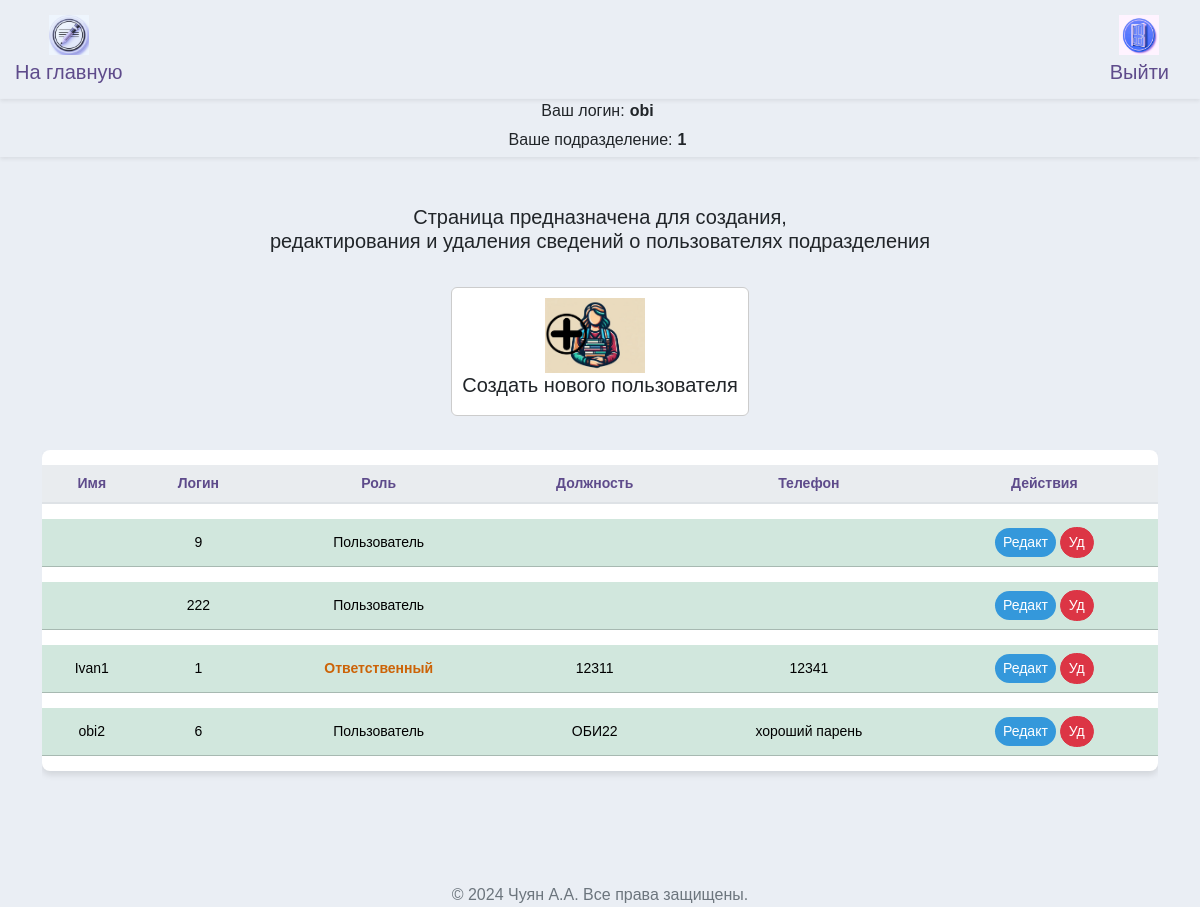
Page /workers (signed in) on the earlier database version.
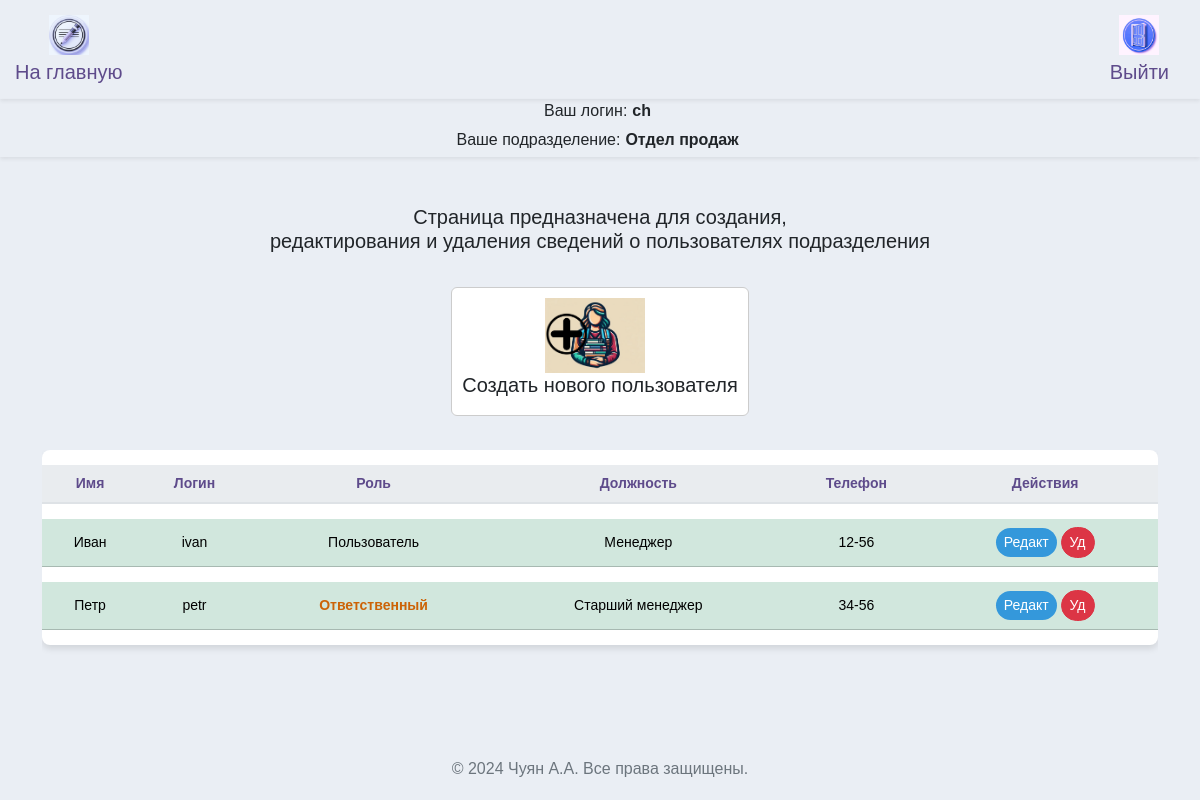
Same page on the later database version.
### src/database/models.py (models this page shows, shortened)
class Worker(Base):
    __tablename__ = "worker"
    id = Column(Integer, primary_key=True)
    role = Column(Enum(Role), default=Role.guest)
    fio = Column(String)
    name = Column(String, unique=True)
    password = Column(String)
    department = Column(String)
    position = Column(String)
    description = Column(String, default=None)
    conn_worker_arm = relationship(
        "Arm", back_populates="conn_arm_worker"
    )

### src/frontend/router.py (the view)
@router.get("/workers")
async def get_workers(
    request: Request,
    worker: Worker = Depends(get_worker_or_redirect),
    session: AsyncSession = Depends(get_session),
):
    data = await CRUDWorker.get_all_worker_sorted(session)
    return templates.TemplateResponse(
        "workers/index.html",
        {"request": request, "worker": worker, "data": data},
    )

### src/frontend/template/workers/index.html (shortened to what this page needs)
{% extends "base/base.html" %}
{% block content %}
<head>
</head>
<h5 class="mb-4" style="margin-bottom: 60px; text-align: center;">Страница предназначена для создания, <br> редактирования и удаления сведений о пользователях подразделения </h5>
<div class="d-flex flex-wrap justify-content-center align-items-center">
  <a class="nav-link" href="#" data-bs-toggle="modal" data-bs-target="#createWorkerModal" data-bs-workerdepartment="{{worker.department}}">
    <div class="d-flex align-items-center card" style="margin: 10px; border: 1px solid #ccc; padding: 10px; display: flex; justify-content: center;">
      <img src="../frontend/assets/img/icon_create_worker.jpg" alt="..." style="width: 100px; height: auto; margin-right: 10px;">
      <div>
        <h5 class="card-title" style="text-align: center;">Создать нового пользователя</h5>
      </div>
    </div>
  </a>
</div>
<div class="row ">
  <div class="col-12">
    <div class="table-responsive">
      <table class="table table-hover table-shadow table-rounded ">
        <thead>
          <tr>
            <th scope="col" >Имя</th>
            <th scope="col" >Логин</th>
            <th scope="col" >Роль</th>
            <th scope="col" >Должность</th>
            <th scope="col" >Телефон</th>
            <th scope="col" >Действия</th>
          </tr>
        </thead>
        <tbody class="text-center">
          {% for worker_tuple in data %}
            {% set workers = worker_tuple %}
              {% if workers.department == worker.department and workers.role.name != "admin"%}
                <tr class="table-success " >
                  <td>{{ workers.fio }}</td>
                  <td>{{ workers.name }}</td>
                  <td>{% if workers.role.name == 'user' %}<span class="orange-bold-text">Ответственный</span>{% elif workers.role.name == 'admin' %}<span class="red-bold-text">Администратор</span> {% else %}Пользователь{% endif %}</td>
                  <td>{{ workers.position }}</td>
                  <td>{{ workers.description }}</td>
                  <td>
                    <button type="button" class="btn btn-primary btn-sm" style="background-color: #3498db; color: white;"
                      data-bs-toggle="modal"
                      data-bs-target="#updateModal"
                      data-bs-1="{{workers.fio}}"
                      data-bs-2="{{workers.name}}"
                      data-bs-3="{{workers.position}}"
                      data-bs-4="{{workers.description}}"
                      data-bs-5= "{{workers.id}}"
                      data-bs-6= "{{workers.department}}"
                      data-bs-7= "{{workers.role}}">
                      Редакт
                    </button>
                    <button type="button" class="btn btn-danger btn-sm" style="color: white;"
                      onclick="deleteWorker('{{ workers.id }}')">
                      Уд
                    </button>
                  </td>
                </tr>
                {% endif %}
          {% endfor %}
        </tbody>
      </table>
    </div>
  </div>
</div>
{% endblock %}

### src/frontend/template/base/info.html (shortened to what this page needs)
<nav class="info navbar-expand-lg navbar-light shadow-sm">
  <div class="user-info">
    <div class="d-flex align-items-center">
      <span class="label">Ваш логин:</span>
      <span class="value">{{ worker.name }}</span>
    </div>
    <div class="d-flex align-items-center">
      <span class="label">Ваше подразделение:</span>
      <span class="value">{{ worker.department }}</span>
    </div>
  </div>
</nav>

Differences in the rows shown:
removed Worker: name "9", role "Пользователь"
removed Worker: fio "Ivan1", name "1", role "Ответственный", position "12311", description "12341"
removed Worker: fio "obi2", name "6", role "Пользователь", position "ОБИ22", description "хороший парень"
changed Worker: name "obi" → "ch"; department "1" → "Отдел продаж"
now on this page (row edited): Worker: fio "Иван", name "ivan", role "Пользователь", position "Менеджер", description "12-56"
changed Worker: fio (not shown) → "Петр"; name "222" → "petr"; position (not shown) → "Старший менеджер"; description (not shown) → "34-56"; department "Пользователь" → "Ответственный"
